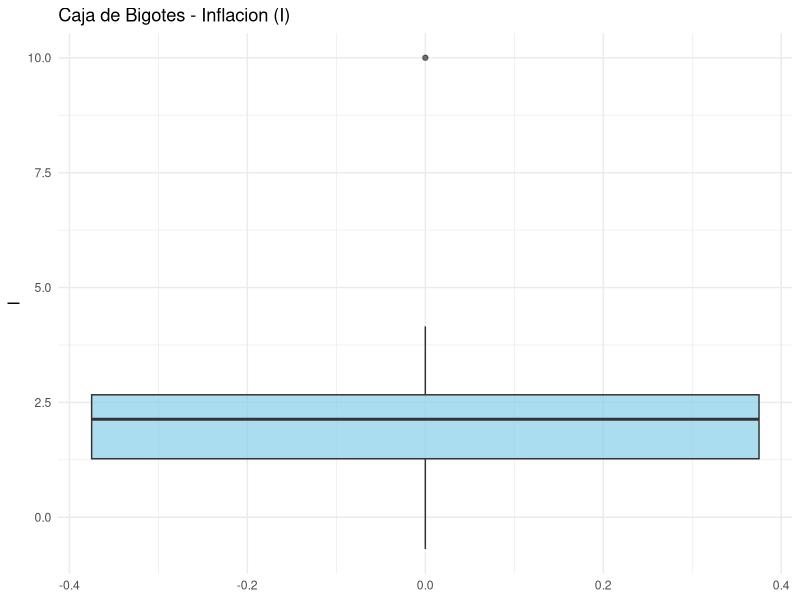
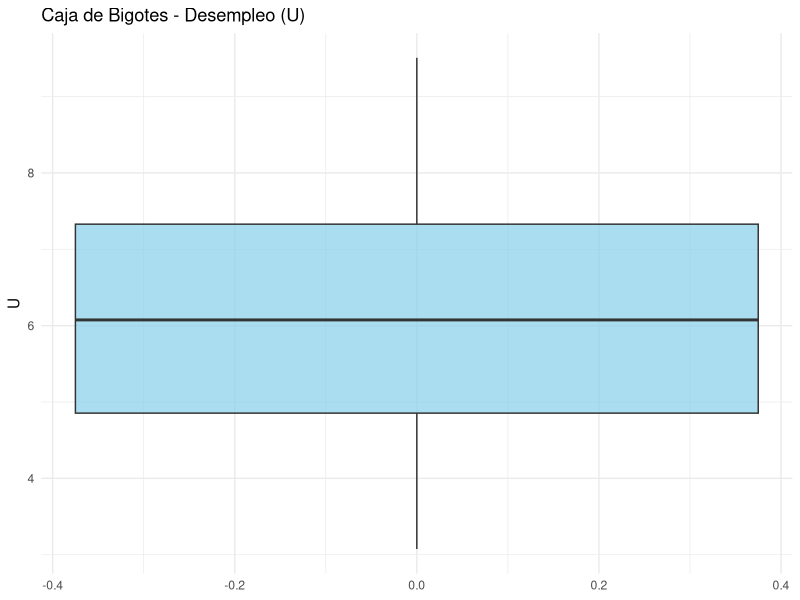
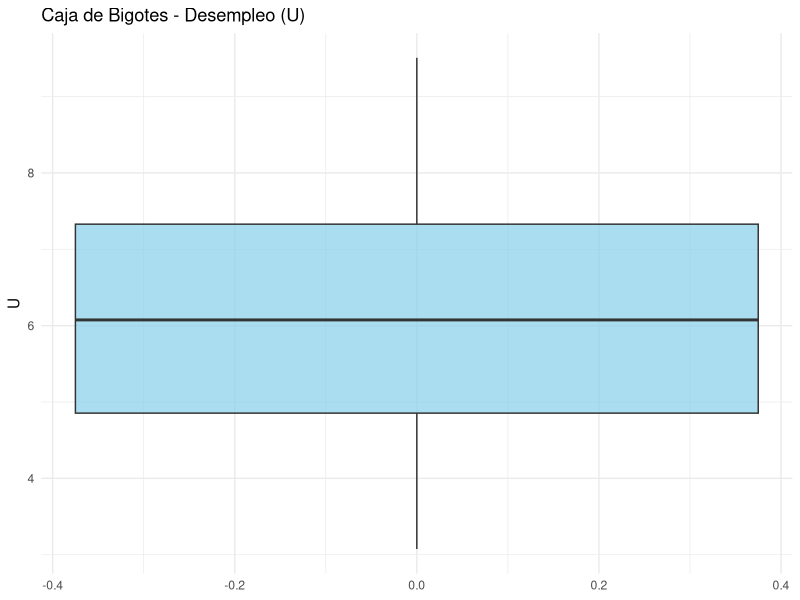
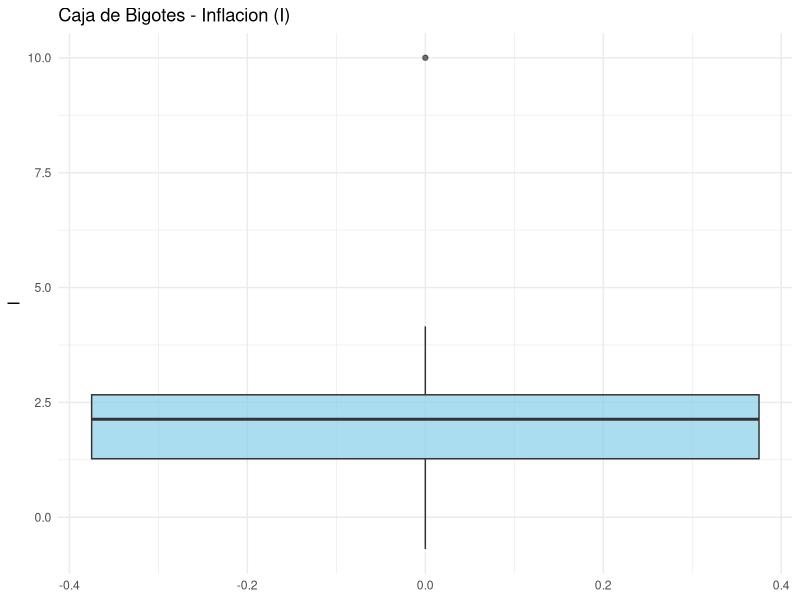

Here is the R script that generated these plots, in order:
## ---- chunk 1
if(!require(readr)) install.packages("readr"); library(readr)
if(!require(dplyr)) install.packages("dplyr"); library(dplyr)
if(!require(ggplot2)) install.packages("ggplot2"); library(ggplot2)
if(!require(tidyr)) install.packages("tidyr"); library(tidyr)
## ---- chunk 2
DFU <- read.csv("LRHUTTTTNLA156N.csv")
DFI <- read.csv("FPCPITOTLZGNLD.csv")
## ---- chunk 3
#limpieza de datos y union
DFF <- full_join(DFU, DFI, by ='observation_date')
# DFF quedara definida como nuestra base
DFF <- DFF |> rename(U = LRHUTTTTNLA156N) |> rename(I = FPCPITOTLZGNLD) |>  na.omit() 

DFF$observation_date <- as.Date(DFF$observation_date, format = "%Y-%m-%d")
 # aca le damo el formato de fechas, ademas del el renombre de las variables y limpieza de NA
## ---- chunk 4
summary(DFF$I)
plor2<- ggplot(DFF, aes(y = I)) +
  geom_boxplot(fill = "skyblue", alpha = 0.7) +
  labs(title = "Caja de Bigotes - Inflacion (I)", y = "I") +
  theme_minimal()
plor2

## ---- chunk 5
plor<- ggplot(DFF, aes(y = U)) +
  geom_boxplot(fill = "skyblue", alpha = 0.7) +
  labs(title = "Caja de Bigotes - Desempleo (U)", y = "U") +
  theme_minimal()
summary(DFF$U)
plor
## ---- chunk 6
plor<- ggplot(DFF, aes(y = U)) +
  geom_boxplot(fill = "skyblue", alpha = 0.7) +
  labs(title = "Caja de Bigotes - Desempleo (U)", y = "U") +
  theme_minimal()
plor
summary(DFF$U)
plor2<- ggplot(DFF, aes(y = I)) +
  geom_boxplot(fill = "skyblue", alpha = 0.7) +
  labs(title = "Caja de Bigotes - Inflacion (I)", y = "I") +
  theme_minimal()
plor2
## ---- chunk 7
#Prueba con lM
modelo <- lm(I ~ lag(I,1) + U + lag(U,1), data=DFF)
summary(modelo)

